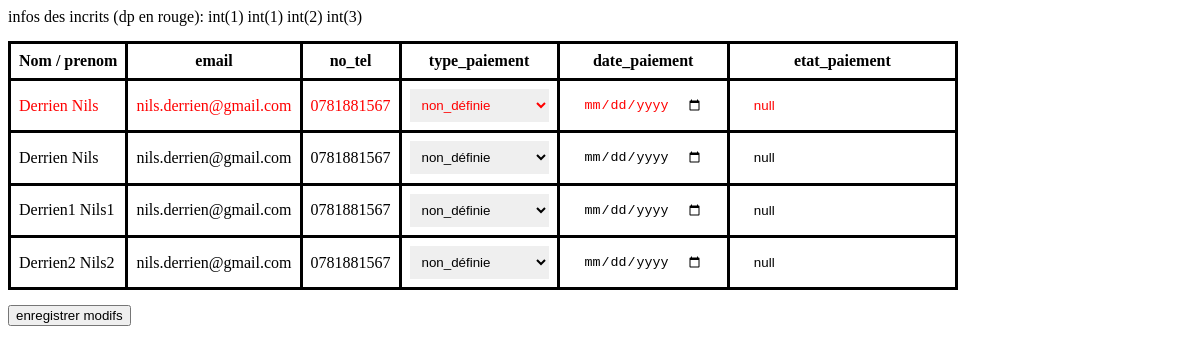
/pages/affichage_inscrits.php, run on the app's committed database.
### tables this page shows
CREATE TABLE inscrits(
        id INTEGER PRIMARY KEY AUTOINCREMENT,
        nom varchar,
        prenom varchar,
        niveau varchar,
        mdp varchar,
        date_naissance date,
        ville varchar,
        code_postal numeric,
        nom_rue varchar,
        no_rue numeric,
        pays varchar,
        e_mail varchar,
        date_certif date,
        no_tel varchar,
        allergies varchar,
        chemin_fichier varchar,
        caci_valide boolean default false
);

### functions/bdd.php (called while the page is built, shortened)
<?php
function get_user_by_id(int $user_id)
{
    $PDO = new PDO('sqlite:../data/data.db');
    $stmt = $PDO->prepare("select * from inscrits where id = ?");
    $stmt->execute([$user_id]);
    $user = $stmt->fetch(PDO::FETCH_ASSOC);
    return $user;
}
        ?>
        <?php
function get_sortie_users($id_sortie)
{
    $PDO = new PDO('sqlite:../data/data.db');
    $stmt = $PDO->prepare("select id_user from sortie_users where id_sortie = ?");
    $stmt->execute([$id_sortie]);
    $sortie = $stmt->fetchAll(PDO::FETCH_ASSOC);
    return $sortie;
}
function get_infos_paiement($id_sortie, $id_user){
    $PDO = new PDO('sqlite:../data/data.db');
    $stmt = $PDO->prepare("select type_paiement, date_paiement, etat_paiement from sortie_users where id_sortie = ? and id_user = ?");
    $stmt->execute([$id_sortie, $id_user]);
    $infos_paiement = $stmt->fetch(PDO::FETCH_ASSOC);
    return $infos_paiement;
}
?>

### pages/affichage_inscrits.php (the view, shortened to what this page needs)
<?php
require '../functions/bdd.php';
$id_sortie = 1;
$sortie = get_sortie($id_sortie);
$sortie_users = get_sortie_users($id_sortie);
$organisateur = get_user_by_id($sortie['organisateur']);
$infos_peiement_organisateur = get_infos_paiement($id_sortie, $organisateur['id']);
for ($i = 0; $i < count($sortie_users); $i++) {
    $id_user = $sortie_users[$i]['id_user'];
    $sortie_users[$i] = get_user_by_id($id_user);
    $infos_paiement_users[$i] = get_infos_paiement($id_sortie, $id_user);
}
function select_type_paiement($id_user, $type_actuel): string
{
    $types_paiement = [
        'null' => 'non_définie',
        'carte' => 'en cours (carte)',
        'liquide' => 'en cours (liquide)'
    ];
    var_dump($id_user);
    $html = "<select name='{$id_user}_type_paiement'>";
    foreach ($types_paiement as $value => $label) {
        $html .= "<option value='$value'>$label</option>";
    }
    $html .= "</select>";
    return $html;
}
function select_date_paiement($id_user, $ancienn_date): string
{
    if($ancienn_date == null){
        $html = "<label >
        <input type='date' value='null' name='{$id_user}_date_paiement'>
        </label>";
    } else {
        $html = "<label >
        <input type='date' value='$ancienn_date' name='{$id_user}_date_paiement'>
    </label>";
    }
    return $html;
}
function select_etat_paiement($id_user, $ancien_etat): string
{
    if ($ancien_etat == null) {
        $html = "<label>
            <input type='text' value='null' name='{$id_user}_etat_paiement'>
        </label>";
    } else {
        $html = "<label>
            <input type='text' value='{$ancien_etat}' name='{$id_user}_etat_paiement'>
        </label>";
    }
    return $html;
}
require '../pages/header.php';
?>
<form action=""
      method="POST">
    infos des incrits (dp en rouge):
    <table>
        <tr>
            <th>Nom / prenom</th>
            <th>email</th>
            <th>no_tel</th>
            <th>type_paiement</th>
            <th>date_paiement</th>
            <th>etat_paiement</th>
        </tr>
        <?php
        echo "
    <tr class='tab_organisateur'>
        <td>" . $organisateur['nom'] . " " . $organisateur['prenom'] . "</td>
        <td>" . $organisateur['e_mail'] . "</td>
        <td>" . $organisateur['no_tel'] . "</td>
        <td>" . select_type_paiement($organisateur['id'], $infos_peiement_organisateur['type_paiement']) . "</td>
        <td>" . select_date_paiement($organisateur['id'], $infos_peiement_organisateur['date_paiement']) . "</td>
        <td>" . select_etat_paiement($organisateur['id'], $infos_peiement_organisateur['etat_paiement']) . "</td>
    </tr>";
for ($i = 0; $i < count($sortie_users); $i++) {
    $id_user = $sortie_users[$i]['id'];
    echo "
    <input type='hidden' value='{$id_user}' name='id_sortie_user'>
    <tr>
        <td>" . $sortie_users[$i]['nom'] . " " . $sortie_users[$i]['prenom'] . "</td>
        <td>" . $sortie_users[$i]['e_mail'] . "</td>
        <td>" . $sortie_users[$i]['no_tel'] . "</td>
        <td>" . select_type_paiement($id_user, $infos_paiement_users[$i]['type_paiement']) . "</td>
        <td>" . select_date_paiement($id_user, $infos_paiement_users[$i]['date_paiement']) . "</td>
        <td>" . select_etat_paiement($id_user, $infos_paiement_users[$i]['etat_paiement']) . "</td>
    </tr>";
        }
        ?>
    </table>
    <input type="submit" value="enregistrer modifs">
</form>

### pages/basic.css (style rules this page uses)
form { display: flex; flex-direction: column; gap: 15px; max-width: fit-content; }
form input { max-width: fit-content; }
table { border-collapse: collapse; }
table * { border: 3px solid black; padding: 0.5rem; }
table td *, table th * { border: none; }
.tab_organisateur td , .tab_organisateur td * { color: red; }

### data on the page
inscrits: nom "Derrien", prenom "Nils", e_mail "nils.derrien@gmail.com", no_tel "0781881567", id "non_définie"
inscrits: nom "Derrien1", prenom "Nils1", e_mail "nils.derrien@gmail.com", no_tel "0781881567", id "non_définie"
inscrits: nom "Derrien2", prenom "Nils2", e_mail "nils.derrien@gmail.com", no_tel "0781881567", id "non_définie"
